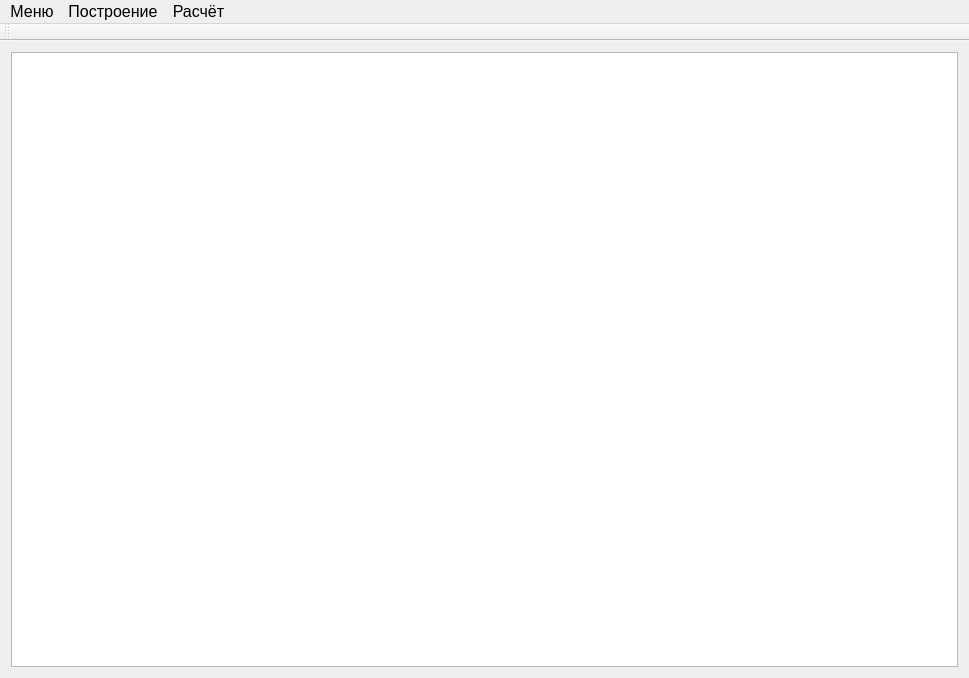
<?xml version="1.0" encoding="UTF-8"?>
<ui version="4.0">
 <class>MainWindow</class>
 <widget class="QMainWindow" name="MainWindow">
  <property name="geometry">
   <rect>
    <x>0</x>
    <y>0</y>
    <width>969</width>
    <height>678</height>
   </rect>
  </property>
  <property name="font">
   <font>
    <pointsize>12</pointsize>
   </font>
  </property>
  <property name="windowTitle">
   <string>Генетический алгоритм для решения задачи нелинейного программирования</string>
  </property>
  <widget class="QWidget" name="centralWidget">
   <layout class="QGridLayout" name="gridLayout">
    <item row="0" column="0">
     <widget class="QGraphicsView" name="graphicsView"/>
    </item>
   </layout>
  </widget>
  <widget class="QMenuBar" name="menuBar">
   <property name="geometry">
    <rect>
     <x>0</x>
     <y>0</y>
     <width>969</width>
     <height>27</height>
    </rect>
   </property>
   <widget class="QMenu" name="menu">
    <property name="font">
     <font>
      <pointsize>12</pointsize>
     </font>
    </property>
    <property name="title">
     <string>Меню</string>
    </property>
    <addaction name="action_load_data"/>
    <addaction name="action_save_data"/>
    <addaction name="separator"/>
    <addaction name="action_full_small_screen"/>
    <addaction name="action_screenshot"/>
    <addaction name="separator"/>
    <addaction name="action_exit"/>
   </widget>
   <widget class="QMenu" name="menu_2">
    <property name="font">
     <font>
      <pointsize>12</pointsize>
     </font>
    </property>
    <property name="title">
     <string>Расчёт</string>
    </property>
    <widget class="QMenu" name="menu_3">
     <property name="font">
      <font>
       <pointsize>12</pointsize>
      </font>
     </property>
     <property name="title">
      <string>Генетический алгоритм</string>
     </property>
     <addaction name="action_start_GA"/>
     <addaction name="action_change_params_GA"/>
    </widget>
    <addaction name="menu_3"/>
    <addaction name="action_change_task_parameters"/>
   </widget>
   <widget class="QMenu" name="menu_4">
    <property name="title">
     <string>Построение</string>
    </property>
    <addaction name="action_B_zzp"/>
    <addaction name="action_B_rzp"/>
    <addaction name="action_B_sp"/>
   </widget>
   <addaction name="menu"/>
   <addaction name="menu_4"/>
   <addaction name="menu_2"/>
  </widget>
  <widget class="QToolBar" name="mainToolBar">
   <property name="font">
    <font>
     <pointsize>12</pointsize>
    </font>
   </property>
   <attribute name="toolBarArea">
    <enum>TopToolBarArea</enum>
   </attribute>
   <attribute name="toolBarBreak">
    <bool>false</bool>
   </attribute>
  </widget>
  <action name="action_exit">
   <property name="text">
    <string>Выход</string>
   </property>
   <property name="font">
    <font>
     <pointsize>12</pointsize>
    </font>
   </property>
  </action>
  <action name="action_full_small_screen">
   <property name="text">
    <string>Развернуть во весь экран / свернуть в окно</string>
   </property>
   <property name="font">
    <font>
     <pointsize>12</pointsize>
    </font>
   </property>
  </action>
  <action name="action_start_GA">
   <property name="text">
    <string>Начать</string>
   </property>
   <property name="font">
    <font>
     <pointsize>12</pointsize>
    </font>
   </property>
  </action>
  <action name="action_change_params_GA">
   <property name="text">
    <string>Изменить параметры расчёта</string>
   </property>
   <property name="font">
    <font>
     <pointsize>12</pointsize>
    </font>
   </property>
  </action>
  <action name="action_screenshot">
   <property name="text">
    <string>Сделать скриншот</string>
   </property>
   <property name="font">
    <font>
     <pointsize>12</pointsize>
    </font>
   </property>
  </action>
  <action name="action_save_data">
   <property name="text">
    <string>Сохранить данные</string>
   </property>
   <property name="font">
    <font>
     <pointsize>12</pointsize>
    </font>
   </property>
  </action>
  <action name="action_load_data">
   <property name="text">
    <string>Загрузить данные</string>
   </property>
   <property name="font">
    <font>
     <pointsize>12</pointsize>
    </font>
   </property>
  </action>
  <action name="action_B_zzp">
   <property name="text">
    <string>Построить ЗЗП</string>
   </property>
   <property name="font">
    <font>
     <pointsize>12</pointsize>
    </font>
   </property>
  </action>
  <action name="action_B_rzp">
   <property name="text">
    <string>Построить РЗП</string>
   </property>
   <property name="font">
    <font>
     <pointsize>12</pointsize>
    </font>
   </property>
  </action>
  <action name="action_B_sp">
   <property name="text">
    <string>Построить сектор подлёта</string>
   </property>
   <property name="font">
    <font>
     <pointsize>12</pointsize>
    </font>
   </property>
  </action>
  <action name="action_change_task_parameters">
   <property name="text">
    <string>Изменить параметры задачи</string>
   </property>
  </action>
 </widget>
 <layoutdefault spacing="6" margin="11"/>
 <resources/>
 <connections/>
</ui>
